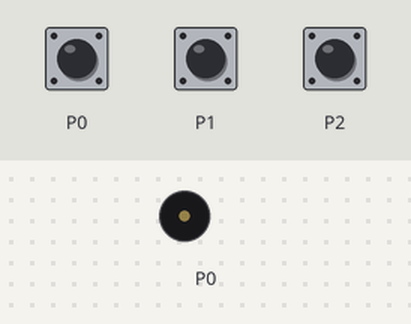
A program run on a simulated BBC micro:bit (MakeCode). On the bench: buzzer (waves = sounding). The inputs (shaded band) are chosen by the test bench; at power-on: P0 LOW, P1 LOW, P2 LOW.

Above: at 1.2 s.
1.3 s: P0 pulled HIGH for 1 s
At 1.7 s:
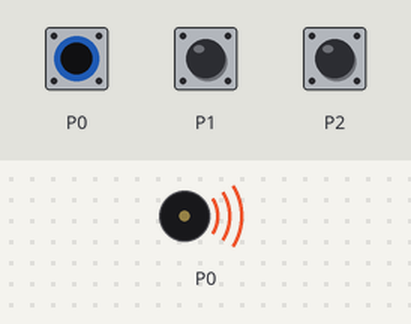
3.8 s: P1 pulled HIGH for 3.2 s
At 8.2 s:
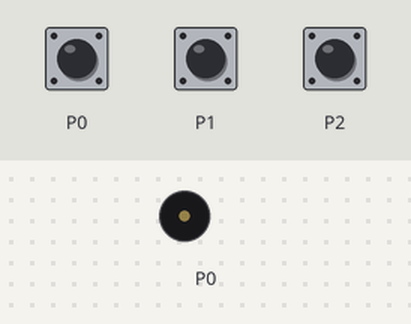
8.5 s: P0 pulled HIGH for 3.2 s
At 8.9 s:
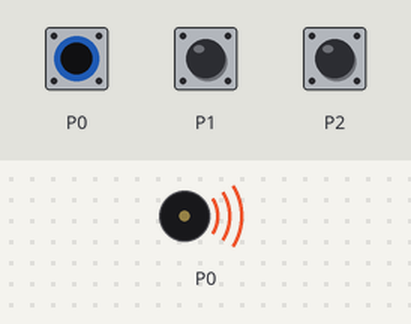
13.2 s: P2 pulled HIGH for 3.2 s
At 16.9 s:
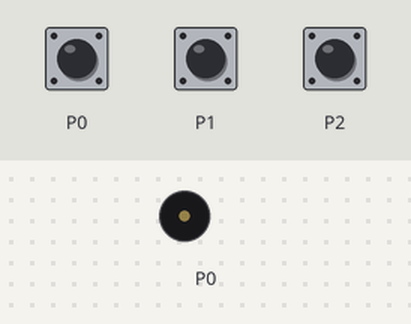
Timing chart, 0 to 18.4 s (numbered marks = the images above; inputs shaded):
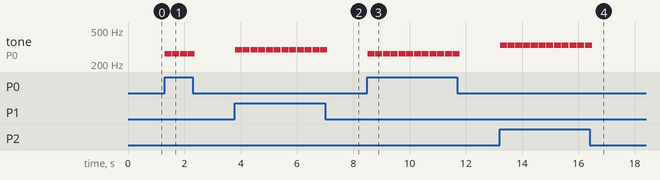

Measured:
- after the input at 1.3 s, tone on P0: alternates 262 Hz for 0.25 s and silent for 0.03 s, 8 changes in all, then stays silent, starting at once
- after the input at 3.8 s, tone on P0: alternates 294 Hz for 0.25 s and silent for 0.03 s, 24 changes in all, then stays silent, starting at once
- after the input at 8.5 s, tone on P0: alternates 262 Hz for 0.25 s and silent for 0.03 s, 24 changes in all, then stays silent, starting at once
- after the input at 13.2 s, tone on P0: alternates 330 Hz for 0.25 s and silent for 0.03 s, 24 changes in all, then stays silent, starting at once

The program:

main.ts
```typescript
basic.forever(function () {
    if (pins.digitalReadPin(DigitalPin.P0) == 1) {
        music.play(music.tonePlayable(262, music.beat(BeatFraction.Half)), music.PlaybackMode.UntilDone)
    }
    if (pins.digitalReadPin(DigitalPin.P1) == 1) {
        music.play(music.tonePlayable(294, music.beat(BeatFraction.Half)), music.PlaybackMode.UntilDone)
    }
    if (pins.digitalReadPin(DigitalPin.P2) == 1) {
        music.play(music.tonePlayable(330, music.beat(BeatFraction.Half)), music.PlaybackMode.UntilDone)
    }
})
```

test.ts
```typescript
// aquí va el archivo "tests"; esto no se compilará cuando este paquete se utilice como una extensión.
```
